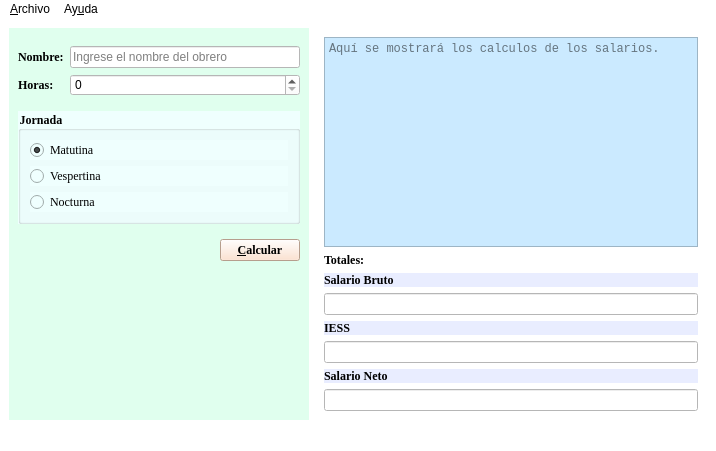
<?xml version="1.0" encoding="UTF-8"?>
<ui version="4.0">
 <class>Salarios</class>
 <widget class="QMainWindow" name="Salarios">
  <property name="geometry">
   <rect>
    <x>0</x>
    <y>0</y>
    <width>716</width>
    <height>451</height>
   </rect>
  </property>
  <property name="windowTitle">
   <string>Salarios</string>
  </property>
  <property name="windowIcon">
   <iconset resource="Recursos.qrc">
    <normaloff>:/recursos/salario.png</normaloff>:/recursos/salario.png</iconset>
  </property>
  <property name="styleSheet">
   <string notr="true">background-color: rgb(255, 255, 255);</string>
  </property>
  <widget class="QWidget" name="centralwidget">
   <layout class="QHBoxLayout" name="horizontalLayout_2">
    <item>
     <widget class="QWidget" name="widget" native="true">
      <property name="sizePolicy">
       <sizepolicy hsizetype="Fixed" vsizetype="Preferred">
        <horstretch>0</horstretch>
        <verstretch>0</verstretch>
       </sizepolicy>
      </property>
      <property name="minimumSize">
       <size>
        <width>300</width>
        <height>0</height>
       </size>
      </property>
      <property name="styleSheet">
       <string notr="true">background-color: rgb(224, 255, 238);</string>
      </property>
      <layout class="QVBoxLayout" name="verticalLayout_2">
       <item>
        <widget class="QWidget" name="widget_3" native="true">
         <layout class="QFormLayout" name="formLayout">
          <property name="leftMargin">
           <number>0</number>
          </property>
          <property name="rightMargin">
           <number>0</number>
          </property>
          <item row="0" column="0">
           <widget class="QLabel" name="label">
            <property name="font">
             <font>
              <family>Georgia</family>
              <weight>75</weight>
              <bold>true</bold>
             </font>
            </property>
            <property name="text">
             <string>Nombre:</string>
            </property>
           </widget>
          </item>
          <item row="0" column="1">
           <widget class="QLineEdit" name="inNombre">
            <property name="styleSheet">
             <string notr="true">background-color: rgb(255, 255, 255);</string>
            </property>
            <property name="frame">
             <bool>true</bool>
            </property>
            <property name="placeholderText">
             <string>Ingrese el nombre del obrero</string>
            </property>
           </widget>
          </item>
          <item row="1" column="0">
           <widget class="QLabel" name="label_2">
            <property name="font">
             <font>
              <family>Georgia</family>
              <weight>75</weight>
              <bold>true</bold>
             </font>
            </property>
            <property name="text">
             <string>Horas:</string>
            </property>
           </widget>
          </item>
          <item row="1" column="1">
           <widget class="QSpinBox" name="inHoras">
            <property name="styleSheet">
             <string notr="true">background-color: rgb(255, 255, 255);</string>
            </property>
            <property name="maximum">
             <number>50</number>
            </property>
            <property name="singleStep">
             <number>2</number>
            </property>
            <property name="value">
             <number>0</number>
            </property>
           </widget>
          </item>
         </layout>
        </widget>
       </item>
       <item>
        <widget class="QGroupBox" name="groupBox">
         <property name="font">
          <font>
           <family>Georgia</family>
           <weight>75</weight>
           <bold>true</bold>
          </font>
         </property>
         <property name="styleSheet">
          <string notr="true">background-color: rgb(239, 255, 254);</string>
         </property>
         <property name="title">
          <string>Jornada</string>
         </property>
         <layout class="QVBoxLayout" name="verticalLayout">
          <item>
           <widget class="QRadioButton" name="inMatutino">
            <property name="font">
             <font>
              <family>Georgia</family>
             </font>
            </property>
            <property name="text">
             <string>Matutina</string>
            </property>
            <property name="checked">
             <bool>true</bool>
            </property>
           </widget>
          </item>
          <item>
           <widget class="QRadioButton" name="inVespertina">
            <property name="font">
             <font>
              <family>Georgia</family>
             </font>
            </property>
            <property name="text">
             <string>Vespertina</string>
            </property>
           </widget>
          </item>
          <item>
           <widget class="QRadioButton" name="inNocturna">
            <property name="font">
             <font>
              <family>Georgia</family>
             </font>
            </property>
            <property name="text">
             <string>Nocturna</string>
            </property>
           </widget>
          </item>
         </layout>
        </widget>
       </item>
       <item>
        <widget class="QWidget" name="widget_4" native="true">
         <layout class="QHBoxLayout" name="horizontalLayout">
          <property name="topMargin">
           <number>9</number>
          </property>
          <property name="rightMargin">
           <number>0</number>
          </property>
          <item>
           <spacer name="horizontalSpacer">
            <property name="orientation">
             <enum>Qt::Horizontal</enum>
            </property>
            <property name="sizeHint" stdset="0">
             <size>
              <width>184</width>
              <height>20</height>
             </size>
            </property>
           </spacer>
          </item>
          <item>
           <widget class="QPushButton" name="cmdCalcular">
            <property name="font">
             <font>
              <family>Georgia</family>
              <weight>75</weight>
              <bold>true</bold>
             </font>
            </property>
            <property name="styleSheet">
             <string notr="true">background-color: rgb(255, 221, 197);</string>
            </property>
            <property name="text">
             <string>&amp;Calcular</string>
            </property>
           </widget>
          </item>
         </layout>
        </widget>
       </item>
       <item>
        <spacer name="verticalSpacer">
         <property name="orientation">
          <enum>Qt::Vertical</enum>
         </property>
         <property name="sizeHint" stdset="0">
          <size>
           <width>20</width>
           <height>0</height>
          </size>
         </property>
        </spacer>
       </item>
      </layout>
     </widget>
    </item>
    <item>
     <widget class="QWidget" name="widget_2" native="true">
      <layout class="QVBoxLayout" name="verticalLayout_3">
       <item>
        <widget class="QPlainTextEdit" name="outResultado">
         <property name="font">
          <font>
           <family>Consolas</family>
          </font>
         </property>
         <property name="styleSheet">
          <string notr="true">background-color: rgb(203, 234, 255);</string>
         </property>
         <property name="readOnly">
          <bool>true</bool>
         </property>
         <property name="placeholderText">
          <string>Aquí se mostrará los calculos de los salarios.</string>
         </property>
        </widget>
       </item>
       <item>
        <widget class="QLabel" name="label_3">
         <property name="font">
          <font>
           <family>Georgia</family>
           <weight>75</weight>
           <bold>true</bold>
          </font>
         </property>
         <property name="text">
          <string>Totales:</string>
         </property>
        </widget>
       </item>
       <item>
        <widget class="QLabel" name="label_4">
         <property name="font">
          <font>
           <family>Georgia</family>
           <weight>75</weight>
           <bold>true</bold>
          </font>
         </property>
         <property name="styleSheet">
          <string notr="true">background-color: rgb(233, 237, 255);</string>
         </property>
         <property name="text">
          <string>Salario Bruto</string>
         </property>
        </widget>
       </item>
       <item>
        <widget class="QLineEdit" name="outSalarioBruto">
         <property name="enabled">
          <bool>false</bool>
         </property>
         <property name="sizePolicy">
          <sizepolicy hsizetype="Expanding" vsizetype="Fixed">
           <horstretch>0</horstretch>
           <verstretch>0</verstretch>
          </sizepolicy>
         </property>
         <property name="cursor">
          <cursorShape>ArrowCursor</cursorShape>
         </property>
         <property name="mouseTracking">
          <bool>false</bool>
         </property>
         <property name="inputMethodHints">
          <set>Qt::ImhMultiLine</set>
         </property>
        </widget>
       </item>
       <item>
        <widget class="QLabel" name="label_5">
         <property name="font">
          <font>
           <family>Georgia</family>
           <weight>75</weight>
           <bold>true</bold>
          </font>
         </property>
         <property name="styleSheet">
          <string notr="true">background-color: rgb(233, 237, 255);</string>
         </property>
         <property name="text">
          <string>IESS</string>
         </property>
        </widget>
       </item>
       <item>
        <widget class="QLineEdit" name="outIESS">
         <property name="enabled">
          <bool>false</bool>
         </property>
         <property name="inputMethodHints">
          <set>Qt::ImhMultiLine</set>
         </property>
        </widget>
       </item>
       <item>
        <widget class="QLabel" name="label_6">
         <property name="font">
          <font>
           <family>Georgia</family>
           <weight>75</weight>
           <bold>true</bold>
          </font>
         </property>
         <property name="styleSheet">
          <string notr="true">background-color: rgb(233, 237, 255);</string>
         </property>
         <property name="text">
          <string>Salario Neto</string>
         </property>
        </widget>
       </item>
       <item>
        <widget class="QLineEdit" name="outSalarioNeto">
         <property name="enabled">
          <bool>false</bool>
         </property>
         <property name="inputMethodHints">
          <set>Qt::ImhMultiLine</set>
         </property>
        </widget>
       </item>
      </layout>
     </widget>
    </item>
   </layout>
  </widget>
  <widget class="QMenuBar" name="menubar">
   <property name="geometry">
    <rect>
     <x>0</x>
     <y>0</y>
     <width>716</width>
     <height>26</height>
    </rect>
   </property>
   <widget class="QMenu" name="menuArchivo">
    <property name="title">
     <string>&amp;Archivo</string>
    </property>
    <addaction name="actionNuevo"/>
    <addaction name="actionAbrir"/>
    <addaction name="actionGuardar"/>
    <addaction name="separator"/>
    <addaction name="actionCalcular"/>
    <addaction name="separator"/>
    <addaction name="actionSalir"/>
   </widget>
   <widget class="QMenu" name="menuAyuda">
    <property name="title">
     <string>Ay&amp;uda</string>
    </property>
    <addaction name="actionAcerca_de_Salarios"/>
   </widget>
   <addaction name="menuArchivo"/>
   <addaction name="menuAyuda"/>
  </widget>
  <widget class="QStatusBar" name="statusbar"/>
  <action name="actionNuevo">
   <property name="icon">
    <iconset resource="Recursos.qrc">
     <normaloff>:/recursos/agregar-archivo.png</normaloff>:/recursos/agregar-archivo.png</iconset>
   </property>
   <property name="text">
    <string>&amp;Nuevo</string>
   </property>
   <property name="shortcut">
    <string>Ctrl+N</string>
   </property>
  </action>
  <action name="actionAbrir">
   <property name="icon">
    <iconset resource="Recursos.qrc">
     <normaloff>:/recursos/carpeta.png</normaloff>:/recursos/carpeta.png</iconset>
   </property>
   <property name="text">
    <string>&amp;Abrir</string>
   </property>
   <property name="shortcut">
    <string>Ctrl+O</string>
   </property>
  </action>
  <action name="actionGuardar">
   <property name="icon">
    <iconset resource="Recursos.qrc">
     <normaloff>:/recursos/guardar-el-archivo.png</normaloff>:/recursos/guardar-el-archivo.png</iconset>
   </property>
   <property name="text">
    <string>&amp;Guardar</string>
   </property>
   <property name="shortcut">
    <string>Ctrl+S</string>
   </property>
  </action>
  <action name="actionCalcular">
   <property name="icon">
    <iconset resource="Recursos.qrc">
     <normaloff>:/recursos/calculadora.png</normaloff>:/recursos/calculadora.png</iconset>
   </property>
   <property name="text">
    <string>&amp;Calcular</string>
   </property>
   <property name="shortcut">
    <string>F1</string>
   </property>
  </action>
  <action name="actionSalir">
   <property name="icon">
    <iconset resource="Recursos.qrc">
     <normaloff>:/recursos/cerrar-sesion.png</normaloff>:/recursos/cerrar-sesion.png</iconset>
   </property>
   <property name="text">
    <string>&amp;Salir</string>
   </property>
   <property name="shortcut">
    <string>Ctrl+Q</string>
   </property>
  </action>
  <action name="actionAcerca_de_Salarios">
   <property name="icon">
    <iconset resource="Recursos.qrc">
     <normaloff>:/recursos/acerca-de.png</normaloff>:/recursos/acerca-de.png</iconset>
   </property>
   <property name="text">
    <string>&amp;Acerca de Salarios</string>
   </property>
  </action>
 </widget>
 <resources>
  <include location="Recursos.qrc"/>
 </resources>
 <connections/>
</ui>
